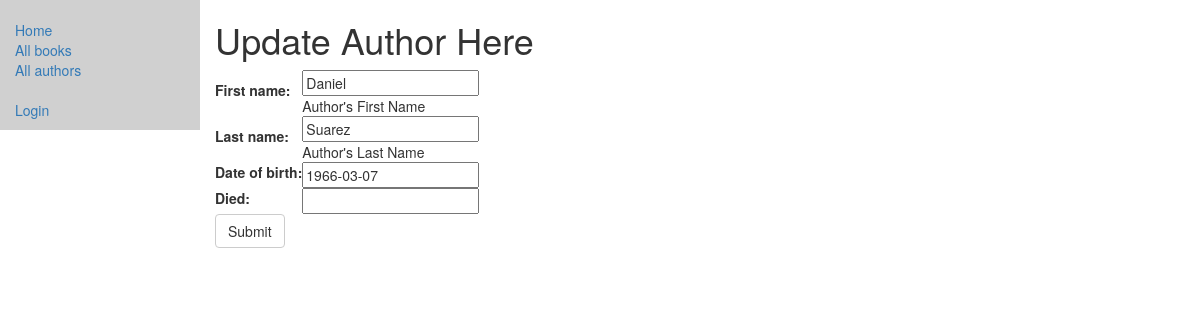
/catalog/author/1/update/, run on the app's committed database.
### catalog/models.py (models this page shows, shortened)
class Author(models.Model):
    first_name = models.CharField(max_length=100, help_text="Author's First Name")
    last_name = models.CharField(max_length=100, help_text="Author's Last Name")
    date_of_birth = models.DateField(null=True, blank=True)
    date_of_death = models.DateField('Died', null=True, blank=True)

### catalog/views.py (the view)
# urls.py: url(r'^author/(?P<pk>\d+)/update/$', views.AuthorUpdate.as_view(), name='author-update'),
class AuthorUpdate(UpdateView):
    model = Author
    fields = ['first_name', 'last_name', 'date_of_birth', 'date_of_death']

### catalog/templates/catalog/author_form.html (shortened to what this page needs)
{% extends "base.html" %}
{% block content %}
<h1> Update Author Here</h1>
<form action="?next={{request.path}}" method="POST">
    <table>
      {{ form.as_table }}
    </table>
    <input type="submit" class="btn btn-default" value="Submit" />
</form>
{% endblock content %}

### data on the page
Author: first_name "Daniel", last_name "Suarez", date_of_birth "1966-03-07"
